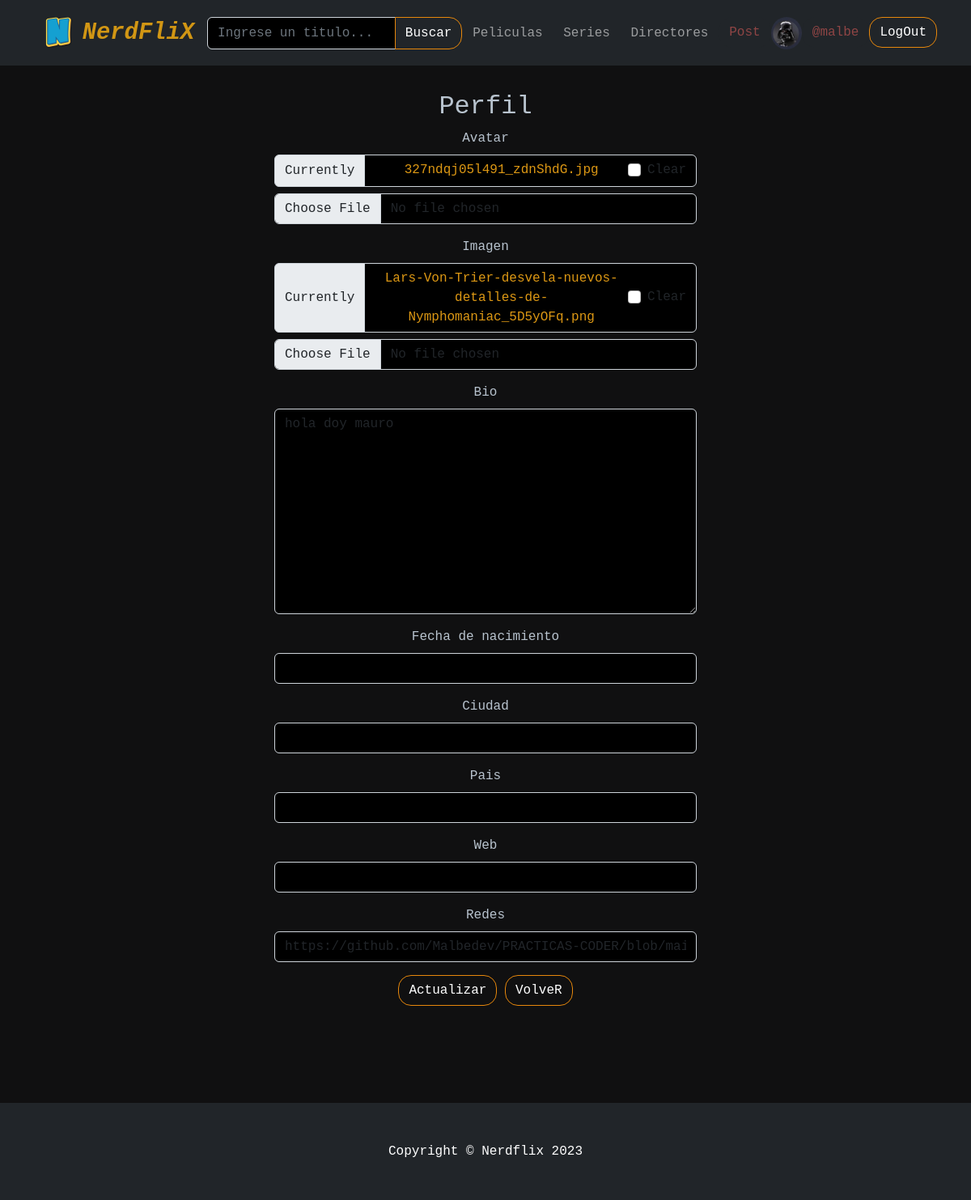
Before: /usuario-perfil/ (signed in) with the older database file.
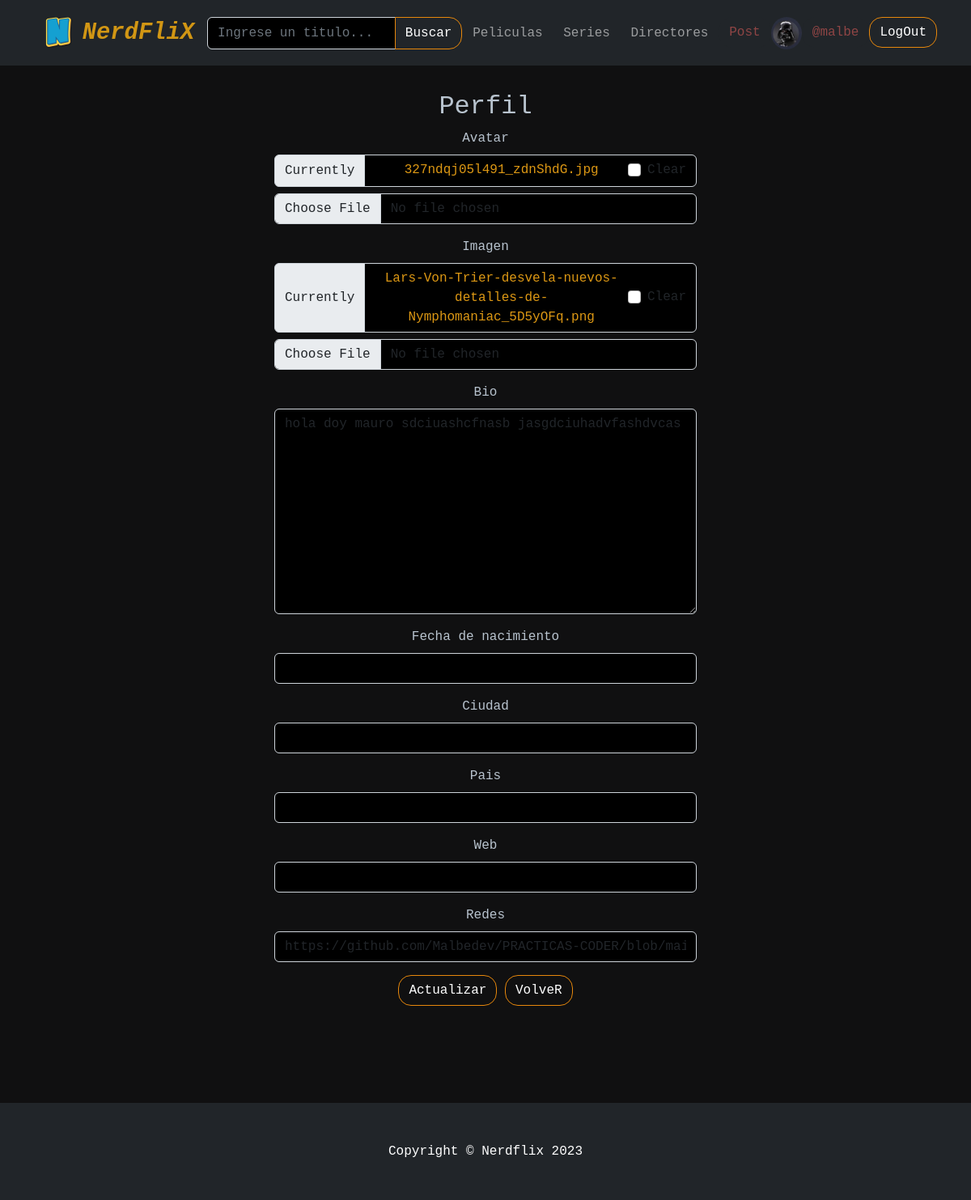
After: the same page with the newer database file.
### AppCoder/models.py (models this page shows, shortened)
class Perfil(models.Model):
    user =models.OneToOneField(User,on_delete=models.CASCADE)
    avatar=models.ImageField(null=True,blank=True)
    imagen=models.ImageField(null=True,blank=True)
    bio=models.TextField(null=True,blank=True)
    fecha_nac = models.DateField(null=True,blank=True,verbose_name='Fecha de nacimiento')
    ciudad=models.CharField(max_length=200,null=True,blank=True)
    pais=models.CharField(max_length=200,null=True,blank=True)
    web=models.URLField(max_length=200,null=True,blank=True)
    redes=models.URLField(max_length=200,null=True,blank=True)

### AppCoder/views.py (the view)
# urls.py: path('usuario-perfil/',EditarPerfilUsuario.as_view(),name='usuario_perfil'),
class EditarPerfilUsuario(UpdateView):
    model:Perfil
    template_name='AppCoder/perfil_usuario_form.html'
    fields=['avatar','imagen','bio', 'fecha_nac','ciudad','pais','web','redes']
    success_url='/usuario/'
    def get_object(self):
        profile,created=Perfil.objects.get_or_create(user=self.request.user)
        return profile

### AppCoder/context_processors.py (called while the page is built)
def generos_contexto(request):
    generos=Generos.objects.all()
    return {
        'generos':generos
    }

### AppCoder/templates/AppCoder/perfil_usuario_form.html (shortened to what this page needs)
{% extends "Base.html" %}
{% load crispy_forms_tags %}
{% block contenidoQueCambia %}
 <div class="page-header d-flex align-items-center">
    <div class="container position-relative">
      <div class="row d-flex justify-content-center">
        <div class="col-lg-6 text-center">
          <br>
          <form action="" method="post" enctype="multipart/form-data">
         <h2>Perfil</h2>
            {{ form | crispy }}
            <button class="btn btn-primary"  type="submit">Actualizar</button>
            <a class="btn btn-primary" href="{% url 'usuario' %}">VolveR</a>
        </form>
        </div>
      </div>
    </div>
  </div>
  <br>
  <br>
  <br>
  <br>
  <br>
{% endblock %}

Changed rows visible on the page:
changed Perfil "https://github.com/Malbedev/PRACTICAS-CODER/blob/main/AppCoder/views.py": bio "hola doy mauro" → "hola doy mauro sdciuashcfnasb jasgdciuhadvfashdvcas"
